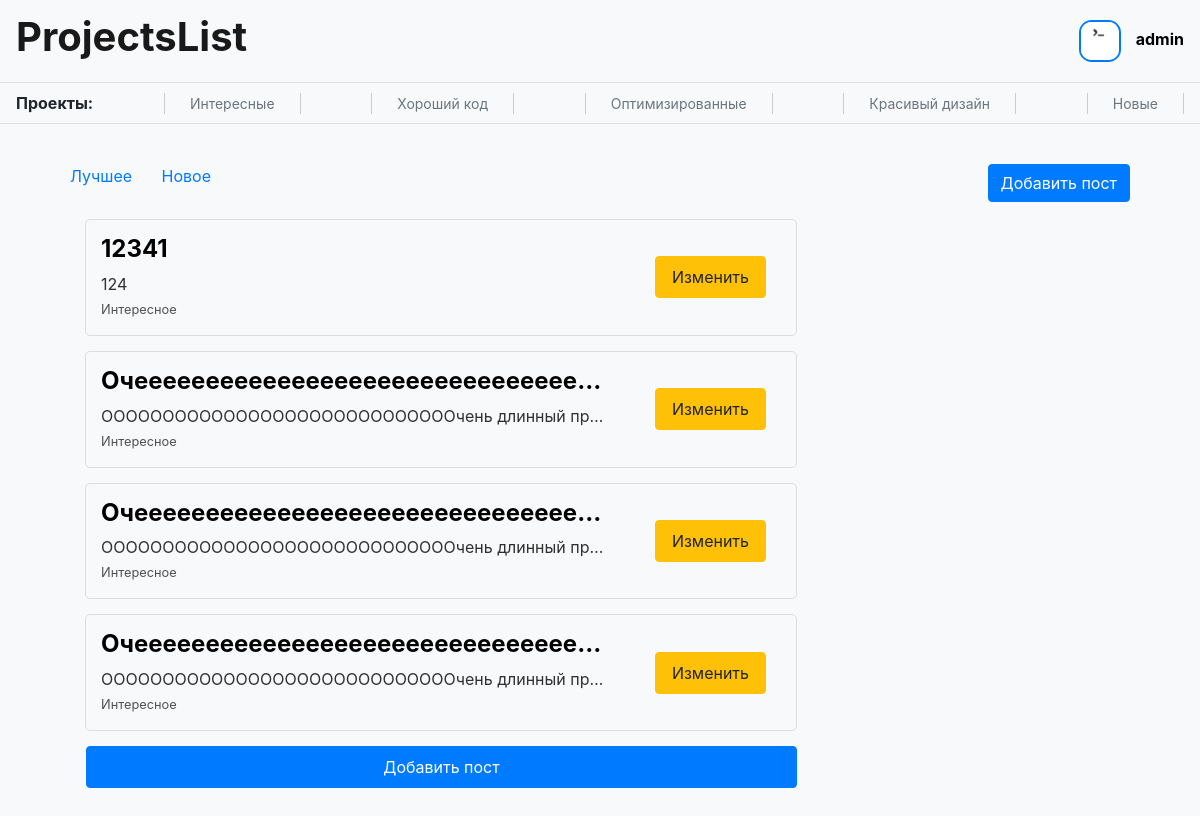
Screenshot of /interesting (signed in) with the database file from the repository.
### data/users.py (models this page shows, shortened)
class User(SqlAlchemyBase, UserMixin):
    __tablename__ = 'users'
    id = sa.Column(sa.Integer, primary_key=True, autoincrement=True)
    name = sa.Column(sa.String)
    mail = sa.Column(sa.String, unique=True)
    hashed_password = sa.Column(sa.String)
    info = sa.Column(sa.String)
    image = sa.Column(sa.String)
    github = sa.Column(sa.String)
    create_time = sa.Column(sa.DateTime, default=datetime.now)
    posts = sa.orm.relationship('Post', back_populates='author')
    comments = sa.orm.relationship('Comment', back_populates='author')
    liked_posts = sa.orm.relationship('Post', back_populates='users_who_liked', secondary='rating_posts')
    liked_comments = sa.orm.relationship('Comment', back_populates='users_who_liked', secondary='rating_comments')

### data/posts.py (models this page shows)
class Post(SqlAlchemyBase):
    __tablename__ = 'posts'
    id = sa.Column(sa.Integer, primary_key=True, autoincrement=True)
    title = sa.Column(sa.String)
    text = sa.Column(sa.String)
    project_link = sa.Column(sa.String)
    category = sa.Column(sa.String)
    like = sa.Column(sa.Integer, default=0)
    dislike = sa.Column(sa.Integer, default=0)
    create_time = sa.Column(sa.DateTime, default=datetime.now)
    author = sa.orm.relationship('User', back_populates='posts')
    author_id = sa.Column(sa.Integer, sa.ForeignKey('users.id'))
    users_who_liked = sa.orm.relationship('User', back_populates='liked_posts', secondary='rating_posts')
    comments = sa.orm.relationship('Comment', back_populates='post')

### server.py (the view)
@app.route('/<category>')
@app.route('/<category>/<filter>')
def posts_list(category, filter='new'):
    try:
        db = db_session.create_session()
        if category == 'interesting':
            posts = db.query(Post).filter(Post.category=='Интересное')
        elif category == 'goodcode':
            posts = db.query(Post).filter(Post.category=='Хороший код')
        elif category == 'optimized':
            posts = db.query(Post).filter(Post.category=='Оптимизированное')
        elif category == 'beautifuldesign':
            posts = db.query(Post).filter(Post.category=='Красивый дизайн')
        elif category == 'new':
            posts = db.query(Post).all()[::-1]
        else:
            flask.abort(404)
        if category != 'new':
            if filter == 'best':
                posts = posts.order_by(-(Post.like - Post.dislike)).all()
            else:
                posts = posts.all()
        return flask.render_template('posts_list.html', title='Посты', posts=posts, category=category)
    finally:
        db.close()

### data/db_session.py (called while the page is built)
def create_session() -> Session:
    global __factory
    return __factory()

### server.py (called while the page is built)
@login_manager.user_loader
def load_user(user_id):
    try:
        db = db_session.create_session()
        return db.query(User).get(user_id)
    finally:
        db.close()

### templates/posts_list.html
{% extends "base.html" %}
{% block content %}
<div class='container'>
    <p>
    <a class='filter' href='/{{category + '/best'}}'>Лучшее</a>
    <a class='filter' href='/{{category + '/new'}}'>Новое</a>
    {% if current_user.is_authenticated %}
    <a class='btn btn-primary' href='/add_post' style='float: right'>Добавить пост</a>
    {% endif %}
    </p>
    <div class='posts' style='display: inline-block'>
        {% for post in posts %}
            <div class='small-post'>
                <a href='posts/{{post.id}}' style='max-width: 75%'>
                    <div style='white-space: nowrap; overflow: hidden; text-overflow: ellipsis;'>
                        <h4>{{post.title}}</h4>
                        <p style='white-space: nowrap; overflow: hidden; text-overflow: ellipsis;'>{{post.text}}</p>
                        <small>{{post.category}}</small>
                    </div>
                </a>
                {% if current_user.id == post.author.id or current_user.id == 1 %}
                <div style='display: inline-block;'>
                    <a type='button' class='btn btn-warning' href='posts/edit/{{post.id}}'>Изменить</a>
                </div>
                {% endif %}
            </div>
        {% endfor %}
        {% if current_user.is_authenticated %}
        <a class='btn btn-primary' href='/add_post'>Добавить пост</a>
        {% endif %}
    </div>
</div>
{% endblock %}

### templates/base.html (shortened to what this page needs)
<!doctype html>
<html lang="en">
<head>
    <link rel="stylesheet"
          href="https://stackpath.bootstrapcdn.com/bootstrap/4.4.1/css/bootstrap.min.css"
>
    <link text="text/css"  href="{{ url_for('static', filename='css/style.css') }}" rel="stylesheet">
</head>
<body>
<header>
    <nav class="navbar navbar-light bg-light">
        <a class="navbar-brand" href='/'><h1><b>ProjectsList</b></h1></a>
        {% if current_user.is_authenticated %}
        	<div class='user-navbar'>
			<img class='user-icon' src='/{{current_user.image}}' width='42' height='42' /img>
			<a class='user-name' href="/user{{current_user.id}}">{{ current_user.name }}</a>
		</div>
        {% else %}
		<a class="btn btn-primary " href="/register">Зарегистрироваться</a>
		<a class="btn btn-success" href="/login">Войти</a>
        {% endif %}
    </nav>
    <nav class="category navbar navbar-light bg-light">
        <b>Проекты:</b>
        <a href='/interesting'>Интересные</a>
        <a href='/goodcode'>Хороший код</a>
        <a href='/optimized'>Оптимизированные</a>
        <a href='/beautifuldesign '>Красивый дизайн</a>
        <a href='/new'>Новые</a>
    </nav>
</header>
<main role="main" class='container'>
    {% block content %}{% endblock %}
</main>
</body>
</html>

### static/css/style.css (style rules this page uses)
.small-post { border: 1px solid #ddd; border-radius: 5px; margin: 15px; padding: 15px; align-items: center; display: flex; justify-content: space-between; overflow: hidden; white-space: nowrap; text-overflow: ellipsis; }
.small-post p { color: #303030; margin: 0px; text-overflow: ellipsis; }
.small-post small { color: #505050; margin: 0px; }
.small-post h4 { color: black; font-weight: bold; overflow: hidden; white-space: nowrap; text-overflow: ellipsis; }
.posts { width: 70%; display: flex; flex-direction: column; align-items: center; }
.posts .btn { display: block; cursor: pointer; text-align: center; margin: 15px; padding: 8px 16px; margin-left: 16px; flex-shrink: 0; }
.container { justify-content: space-between; flex-wrap: wrap; padding: 20px; }
body { background-color: #f8f9fa; }
.filter { padding-right: 25px; }
.navbar { border-bottom: 1px solid #dee2e6; }
.navbar a { text-decoration: none; color: #000; }
.user-icon { border-radius: 30%; margin-right: 10px; border: 2px solid #007bff; }
.user-name { color: #007bff; font-weight: bold; text-decoration: none; }
.category a { color: #6c757d; font-size: 14px; border-right: 1px solid; border-left: 1px solid; border-color: #ccc; padding-right: 25px; padding-left: 25px; }

### rows the page displays
User: image (picture), name "admin"
Post: title "12341", text "124", category "Интересное"
Post: {{ post.id }} 7 (drawn), title "Очеееееееееееееееееееееееееееееее…", text "ОООООООООООООООООООООООООООООчень длинный пр…", category "Интересное"
Post: title "Очеееееееееееееееееееееееееееееее…", text "ОООООООООООООООООООООООООООООчень длинный пр…", category "Интересное"
Post: title "Очеееееееееееееееееееееееееееееее…", text "ОООООООООООООООООООООООООООООчень длинный пр…", category "Интересное"
